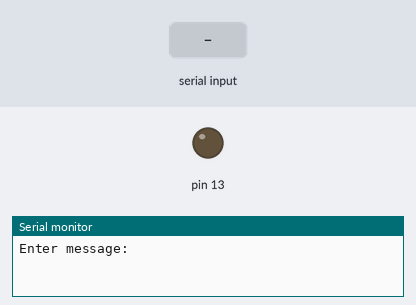
Recording of a sketch running on a simulated Arduino Uno, built with avr-gcc and run on an emulated ATmega328P. Parts: output pins drawn as LEDs (lit = HIGH), the last lines printed to the serial monitor. The test bench sets the inputs (shaded band).

Above: at 1.2 s.
1.3 s: "#" received over Serial
6.7 s: "+" received over Serial
At 7.97 s:
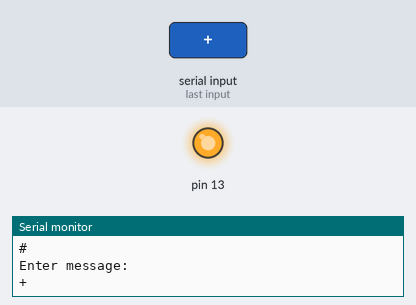
9.7 s: "-" received over Serial
At 12.5 s:
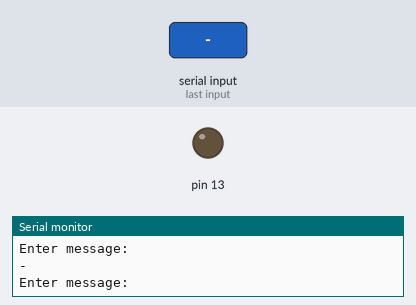
12.7 s: "." received over Serial
At 13.97 s:
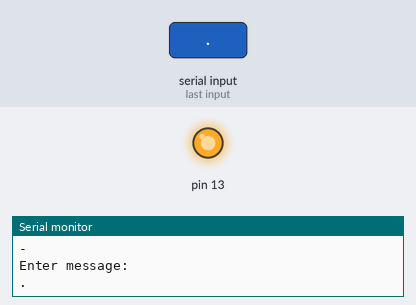
Timing chart, 0 to 16.6 s (numbered marks = the images above; inputs shaded):
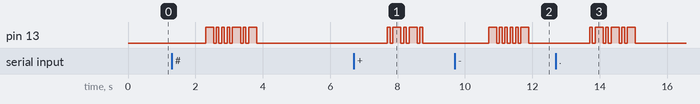

Measured:
- after the input at 6.7 s, pin 13: LOW → HIGH after 1.0 s, then repeats every 0.48 s: LOW 0.08 s, HIGH 0.24 s, LOW 0.08 s, HIGH 0.08 s, until it stays LOW from 8.7 s
- after the input at 9.7 s, pin 13: goes HIGH 0.24 s, 4 × (LOW 0.08 s, HIGH 0.08 s), LOW 0.08 s, HIGH 0.24 s, then LOW, starting after 1.0 s
- after the input at 12.7 s, pin 13: LOW → HIGH after 1.0 s, then repeats every 0.48 s: LOW 0.08 s, HIGH 0.24 s, LOW 0.08 s, HIGH 0.08 s, until it stays LOW from 15.1 s

The sketch:

morseCodeExample.ino
```cpp
#include "MorseOutput.h"

MorseOutput m(13);

void setup()
{
  Serial.begin(115200); // open the serial port at 9600 bps:
  // initialize digital pin 13 as an output. (Same pin used in Blink)
}

// the loop function runs over and over again forever
// It will move from each letter in the 'message' variable
void loop()
{
  String inputString = m.getUserInput();
  if (m.isChangeSpeedCommand(inputString))
  {
    m.handleCwChangeSpeedCommand(inputString);
  }
  else
  {
    m.sendStringAsCode(inputString);
  }
}
```

MorseOutput.cpp
```cpp
#include "MorseOutput.h"

#include "morseChars.h"

void MorseOutput::sendStringAsCode(String &inputString)
{
  for (uint8_t i = 0; i < inputString.length(); i++)
  {
    sendMorseCharOrSpace(inputString[i]);
  }
  Serial.println();
}

String MorseOutput::getUserInput()
{
  // Prompt the user for input
  Serial.println("Enter message:");

  // wait for data available
  while (Serial.available() == 0)
  {
  }

  // Read the string
  String inputString = Serial.readString();

  // Trim whitespace
  inputString.trim();

  // Make uppercase string
  inputString.toUpperCase();

  // Echo out the string to the terminal
  // Serial.println(inputString);

  // Return the string that we received
  return inputString;
}

bool MorseOutput::isChangeSpeedCommand(const String &possibleCommand)
{
  return (possibleCommand.length() > 1) && (possibleCommand[0] == '!');
}

void MorseOutput::handleCwChangeSpeedCommand(String &command)
{
  // Strip the first char, then convert to int
  String numberAsString = stripFirstCharOffString(command);
  Serial.println("Changing output speed to " + numberAsString + " wordsPerMinute.");
  updateCWSpeed(numberAsString.toInt());
}

void MorseOutput::updateCWSpeed(int wordsPerMinute)
{
  int unitTimeMilliseconds = 60000 / (50 * wordsPerMinute);
  updateCWUnitLength(unitTimeMilliseconds);
}

String MorseOutput::stripFirstCharOffString(const String &inputString)
{
  return inputString.substring(1);
}

void MorseOutput::updateCWUnitLength(int newUnitLengthMilliseconds)
{
  CW_UNIT_LEN_MILLISECONDS = newUnitLengthMilliseconds;          // Length of a dit is one unit
  CW_DAW_UNIT_LEN_MILLISECONDS = CW_UNIT_LEN_MILLISECONDS * 3;   // Lenght of a daw is 3 units
  CW_SPACE_UNIT_LEN_MILLISECONDS = CW_UNIT_LEN_MILLISECONDS * 7; // Length between words is 7 units
  CW_PARTIAL_SPACE_BETWEEN_CHARS = CW_DAW_UNIT_LEN_MILLISECONDS - CW_UNIT_LEN_MILLISECONDS;
}

void MorseOutput::sendMorseCharOrSpace(const char &letter)
{
  // Serial.print("In sendMorseChar: ");
  Serial.print(letter);
  if (letter == ' ')
  {
    delay(CW_SPACE_UNIT_LEN_MILLISECONDS); // there is a seven unit delay between words
  }
  else
  {
    byte bp = getMorseByte(letter);
    sendDawsAndDitsForChar(bp);
  }
}

char MorseOutput::getMorseByte(const char &letter)
{
  return morse_table[getCharIndex(letter)];
}

unsigned int MorseOutput::getCharIndex(const char &letter)
{

  if (isUpperCaseLetter(letter))
  {
    return letter + UPPER_LETTER_OFFSET;
  }
  else if (isLowerCaseLetter(letter))
  {
    return letter + LOWER_LETTER_OFFSET;
  }
  else if (isNumber(letter))
  {
    return letter + NUMBER_OFFSET;
  }
  else if (letter == '#')
  {
    return 36;
  }
  else if (letter == '+')
  {
    return 37;
  }
  else if (letter == ',')
  {
    return 38;
  }
  else if (letter == '-')
  {
    return 39;
  }
  else if (letter == '.')
  {
    return 40;
  }
  else if (letter == '/')
  {
    return 41;
  }
  else if (letter == '=')
  {
    return 42;
  }
  else if (letter == '?')
  {
    return 43;
  }
  else if (letter == '^')
  {
    return 44;
  }
}

bool MorseOutput::isNumber(const char &letter)
{
  return letter >= '0' && letter <= '9';
}

bool MorseOutput::isUpperCaseLetter(const char &letter)
{
  return (letter >= 'A') && (letter <= 'Z');
}

bool MorseOutput::isLowerCaseLetter(const char &letter)
{
  return (letter >= 'a') && (letter <= 'z');
}

void MorseOutput::sendDawsAndDitsForChar(char bp)
{
  bool isFirstFound = false;
  bool isDaw = 0;

  // for each bit in the byte,
  for (unsigned int i = 0; i < 8; i++, shiftLeftOne(bp))
  {
    bool isDaw = isFirstBitOne(bp);
    if (!isFirstFound)
    {
      if (isDaw)
      {
        isFirstFound = true;
      }
      else
      {
        // Keep going until a set bit is found
      }
    }
    // if we've seen our start flag then send the dash or dot based on the bit
    else if (isDaw)
    {
      sendDaw();
      // we have a one unit delay between parts of the letter
      delay(CW_UNIT_LEN_MILLISECONDS);
    }
    else
    {
      sendDit();
      // we have a one unit delay between parts of the letter
      delay(CW_UNIT_LEN_MILLISECONDS);
    }
  }

  // After the last dit or daw in the char, we've added one unit of space. Add two more here
  delay(CW_PARTIAL_SPACE_BETWEEN_CHARS);
}

bool MorseOutput::isFirstBitOne(const char &bp)
{
  return (bp & 0b10000000) != 0;
}

void MorseOutput::shiftLeftOne(char &bp)
{
  bp = bp << 1;
}

void MorseOutput::sendDit()
{
  // Serial.println("Sending Dot");
  outputHighForDuration(CW_UNIT_LEN_MILLISECONDS);
}

void MorseOutput::MorseOutput::sendDaw()
{
  // Serial.println("Sending Dash");
  outputHighForDuration(CW_DAW_UNIT_LEN_MILLISECONDS);
}

void MorseOutput::outputHighForDuration(int duration)
{
  digitalWrite(outputPin, HIGH); // turn the LED on (HIGH is the voltage level)
  delay(duration);               // wait for the set duration
  digitalWrite(outputPin, LOW);  // turn the LED off by making the voltage LOW
}
```

MorseOutput.h
```cpp
#pragma once

#include <Arduino.h>

/// @brief Class that is used to generate CW Pulses of a word on a pin
class MorseOutput
{
public:
    MorseOutput(uint8_t pin) : outputPin(pin)
    {
        pinMode(outputPin, OUTPUT);
    }

    ~MorseOutput() = default;

    void sendStringAsCode(String &inputString);
    String getUserInput();

    bool isChangeSpeedCommand(const String &possibleCommand);
    void handleCwChangeSpeedCommand(String &command);

    void updateCWSpeed(int wordsPerMinute);

protected:
private:
    /**
     * @brief Length of 1 unit of CW in Milliseconds
     *
     * Based on the word Paris:
     * | WPM | MILL |
     * | --- | ---- |
     * |   1 | 1200 |
     * |   5 |  240 |
     * |  10 |  120 |
     * |  15 |   80 |
     * |  20 |   60 |
     * |  25 |   48 |
     * |  30 |   40 |
     * |  40 |   30 |
     */
    int CW_UNIT_LEN_MILLISECONDS = 80;                                 // Length of a dit is one unit
    int CW_DAW_UNIT_LEN_MILLISECONDS = CW_UNIT_LEN_MILLISECONDS * 3;   // Lenght of a daw is 3 units
    int CW_SPACE_UNIT_LEN_MILLISECONDS = CW_UNIT_LEN_MILLISECONDS * 7; // Length between words is 7 units
    int CW_PARTIAL_SPACE_BETWEEN_CHARS = CW_DAW_UNIT_LEN_MILLISECONDS - CW_UNIT_LEN_MILLISECONDS;

    uint8_t outputPin;

    String stripFirstCharOffString(const String &inputString);

    void updateCWUnitLength(int newUnitLengthMilliseconds);

    void sendMorseCharOrSpace(const char &letter);
    char getMorseByte(const char &letter);
    unsigned int getCharIndex(const char &letter);

    bool isNumber(const char &letter);
    bool isUpperCaseLetter(const char &letter);
    bool isLowerCaseLetter(const char &letter);

    void sendDawsAndDitsForChar(char bp);

    bool isFirstBitOne(const char &bp);
    void shiftLeftOne(char &bp);

    void sendDit();
    void sendDaw();

    void outputHighForDuration(int duration);
};
```

morseChars.h
```cpp
#pragma once

const int UPPER_LETTER_OFFSET = -('A' - 10);
const int LOWER_LETTER_OFFSET = -('a' - 10);
const int NUMBER_OFFSET = -'0';

//Here the first 1 is a start flag and the reaminder of the byte indicates the sequence.
//For example A's sequence is 01 or dot-dash.
//The preceeding zeroes are shifted out until the start flag is found which is also discarded.
const char morse_table[] = {
  0B00111111, // '0'
  0B00101111, // '1'
  0B00100111, // '2'
  0B00100011, // '3'
  0B00100001, // '4'
  0B00100000, // '5'
  0B00110000, // '6'
  0B00111000, // '7'
  0B00111100, // '8'
  0B00111110, // '9'

  0B00000101, // 'A' 10 Index = char - ('A' - 10)
  0B00011000, // 'B' 11
  0B00011010, // 'C' 12
  0B00001100, // 'D' 13
  0B00000010, // 'E' 14
  0B00010010, // 'F' 15
  0B00001110, // 'G' 16
  0B00010000, // 'H' 17
  0B00000100, // 'I' 18
  0B00010111, // 'J' 19
  0B00001101, // 'K' 20
  0B00010100, // 'L' 21
  0B00000111, // 'M' 22
  0B00000110, // 'N' 23
  0B00001111, // 'O' 24
  0B00010110, // 'P' 25
  0B00011101, // 'Q' 26
  0B00001010, // 'R' 27
  0B00001000, // 'S' 28
  0B00000011, // 'T' 29
  0B00001001, // 'U' 30
  0B00010001, // 'V' 31
  0B00001011, // 'W' 32
  0B00011001, // 'X' 33
  0B00011011, // 'Y' 34
  0B00011100, // 'Z' 35

  0B11000101, // '#' 36 // /BK - Break in conversation
  0B00101010, // '+' 37 // /AR - Message separator, start new message / telegram
  0B01110011, // ',' 38
  0B01100001, // '-' 39
  0B01010101, // '.' 40
  0B00110010, // '/' 41
  0B00110001, // '=' 42 // BT - Start of new section / new paragraph
  0B01001100, // '?' 43 // Please say again
  0B01000101, // '^' 44 // /SK - End of contact / End of work
};
```
